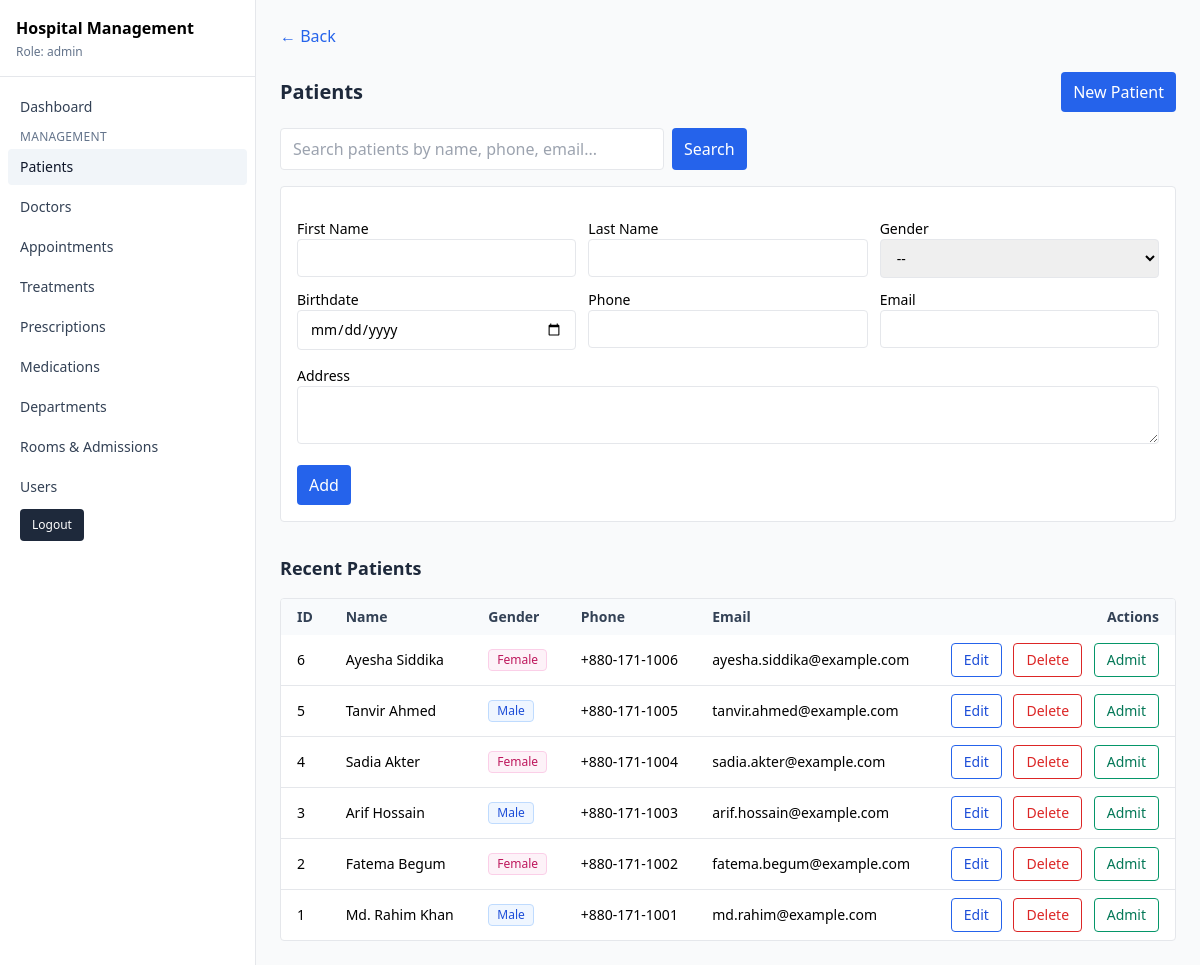
The app's page /dashboard/manage-patients.php (signed in) with its own data.
### tables this page shows
CREATE TABLE IF NOT EXISTS patients (
  id INT AUTO_INCREMENT PRIMARY KEY,
  first_name VARCHAR(100) NOT NULL,
  last_name VARCHAR(100) NOT NULL,
  gender ENUM('male','female','other') NULL,
  birthdate DATE NULL,
  phone VARCHAR(30) NULL,
  email VARCHAR(190) NULL,
  address VARCHAR(255) NULL
);

### config.php (called while the page is built, shortened)
<?php
function current_user()
{
	return $_SESSION['user'] ?? null;
}
function has_role(string $role): bool
{
	$user = current_user();
	return $user && (($user['role'] ?? null) === $role);
}
function get_pagination_params(int $defaultPerPage = 10): array
{
	$page = max(1, (int)($_GET['page'] ?? 1));
	$per = (int)($_GET['per'] ?? $defaultPerPage);
	$offset = ($page - 1) * $per;
	$q = trim((string)($_GET['q'] ?? ''));
	return ['page' => $page, 'per' => $per, 'offset' => $offset, 'limit' => $per, 'q' => $q];
}

### database.php (called while the page is built, shortened)
<?php
require_once __DIR__ . '/config.php';
function db(): PDO
{
	$dsn = 'mysql:host=' . DB_HOST . ';dbname=' . DB_NAME . ';charset=utf8mb4';
	$options = [
		PDO::ATTR_ERRMODE => PDO::ERRMODE_EXCEPTION,
		PDO::ATTR_DEFAULT_FETCH_MODE => PDO::FETCH_ASSOC,
		PDO::ATTR_EMULATE_PREPARES => false,
	];
	$pdo = new PDO($dsn, DB_USER, DB_PASS, $options);
	return $pdo;
}
function patients_list(string $q, int $limit, int $offset): array
{
	$pdo = db();
	$where = '';
	$params = [];
	$limit = (int)$limit;
	$offset = (int)$offset;
	$list = $pdo->prepare('SELECT * FROM patients WHERE 1=1' . $where . ' ORDER BY id DESC LIMIT ' . $limit . ' OFFSET ' . $offset);
	$list->execute($params);
	$rows = $list->fetchAll();
	$cnt = $pdo->prepare('SELECT COUNT(*) FROM patients WHERE 1=1' . ($q !== '' ? ' AND (first_name LIKE ? OR last_name LIKE ? OR phone LIKE ? OR email LIKE ?)' : ''));
	if ($q !== '') {
		$cnt->execute([$like, $like, $like, $like]);
	} else {
		$cnt->execute();
	}
	$total = (int)$cnt->fetchColumn();
	return ['rows' => $rows, 'total' => $total];
}

### dashboard/manage-patients.php (the view, shortened to what this page needs)
<?php
require_once __DIR__ . '/../database.php';
$isDoctor = has_role(ROLE_DOCTOR);
$editId = isset($_GET['edit']) ? (int)$_GET['edit'] : 0;
$editRow = $editId ? patients_get($editId) : null;
$p = get_pagination_params(10);
$data = patients_list($p['q'], $p['limit'], $p['offset']);
$rows = $data['rows'];
?>
<!doctype html>
<html>
<head>
  <script src="https://cdn.tailwindcss.com"></script>
</head>
<body class="bg-gray-50">
  <?php include __DIR__ . '/sidebar.php'; ?>
  <main class="md:ml-64 max-w-6xl mx-auto p-6">
    <div class="mb-6"><a class="text-blue-600 hover:underline" href="index.php">← Back</a></div>
    <div class="flex items-center justify-between mb-4">
      <h2 class="text-xl font-semibold text-slate-800">
        <?= $isDoctor ? 'Patients' : (($editRow) ? 'Edit Patient' : 'Patients') ?>
      </h2>
      <?php if (!$isDoctor && !$editRow): ?>
        <a href="#patient-form" class="inline-flex items-center rounded bg-blue-600 px-3 py-2 text-white hover:bg-blue-700">New Patient</a>
      <?php endif; ?>
    </div>
    <form method="get" class="mb-4 flex gap-2">
      <input class="border rounded px-3 py-2 w-full max-w-sm" name="q" placeholder="Search patients by name, phone, email..." value="<?= htmlspecialchars($p['q']) ?>" />
      <button type="submit" class="inline-flex items-center rounded bg-blue-600 text-white px-3 py-2 hover:bg-blue-700">Search</button>
    </form>
    <?php if (!$isDoctor): ?>
      <form id="patient-form" method="post" class="bg-white border rounded p-4 space-y-4">
        <div class="grid sm:grid-cols-2 lg:grid-cols-3 gap-3">
          <label class="block text-sm">First Name<input class="w-full border rounded px-3 py-2" name="first_name" value="<?= htmlspecialchars($editRow['first_name'] ?? '') ?>" required /></label>
          <label class="block text-sm">Last Name<input class="w-full border rounded px-3 py-2" name="last_name" value="<?= htmlspecialchars($editRow['last_name'] ?? '') ?>" required /></label>
          <label class="block text-sm">Gender
            <select class="w-full border rounded px-3 py-2" name="gender">
              <option value="">--</option>
            </select>
          </label>
          <label class="block text-sm">Birthdate<input class="w-full border rounded px-3 py-2" name="birthdate" type="date" value="<?= htmlspecialchars($editRow['birthdate'] ?? '') ?>" /></label>
          <label class="block text-sm">Phone<input class="w-full border rounded px-3 py-2" name="phone" value="<?= htmlspecialchars($editRow['phone'] ?? '') ?>" /></label>
          <label class="block text-sm">Email<input class="w-full border rounded px-3 py-2" name="email" type="email" value="<?= htmlspecialchars($editRow['email'] ?? '') ?>" /></label>
        </div>
        <label class="block text-sm">Address<textarea class="w-full border rounded px-3 py-2" name="address"><?= htmlspecialchars($editRow['address'] ?? '') ?></textarea></label>
        <div class="flex items-center gap-2">
          <button class="rounded bg-blue-600 text-white px-3 py-2"><?= $editRow ? 'Update' : 'Add' ?></button>
        </div>
      </form>
    <?php endif; ?>
    <h2 class="text-lg font-semibold text-slate-800 mt-8">Recent Patients</h2>
    <div class="overflow-x-auto rounded border bg-white mt-4">
      <table class="min-w-full text-sm">
        <thead class="bg-slate-50 text-slate-700">
          <tr>
            <th class="text-left px-4 py-2">ID</th>
            <th class="text-left px-4 py-2">Name</th>
            <th class="text-left px-4 py-2">Gender</th>
            <th class="text-left px-4 py-2">Phone</th>
            <th class="text-left px-4 py-2">Email</th>
            <?php if (!$isDoctor): ?><th class="px-4 py-2 text-right">Actions</th><?php endif; ?>
          </tr>
        </thead>
        <tbody class="divide-y">
          <?php foreach ($rows as $r): ?>
            <tr class="">
              <td class="px-4 py-2"><?= (int)$r['id'] ?></td>
              <td class="px-4 py-2"><?= htmlspecialchars($r['first_name'] . ' ' . $r['last_name']) ?></td>
              <td class="px-4 py-2">
                <?php $g = strtolower($r['gender'] ?? '');
                $gbg = $g === 'male' ? 'bg-blue-50 text-blue-700 border-blue-200' : ($g === 'female' ? 'bg-pink-50 text-pink-700 border-pink-200' : 'bg-slate-50 text-slate-700 border-slate-200');
                ?>
                <span class="inline-flex items-center px-2 py-0.5 rounded border text-xs <?= $gbg ?>"><?= $g ? ucfirst($g) : '-' ?></span>
              </td>
              <td class="px-4 py-2"><?= htmlspecialchars($r['phone'] ?? '') ?></td>
              <td class="px-4 py-2"><?= htmlspecialchars($r['email'] ?? '') ?></td>
              <?php if (!$isDoctor): ?>
                <td class="px-4 py-2 text-right space-x-2">
                  <a class="inline-flex items-center px-3 py-1.5 rounded border border-blue-600 text-blue-700 hover:bg-blue-50" href="?edit=<?= (int)$r['id'] ?>">Edit</a>
                  <a class="inline-flex items-center px-3 py-1.5 rounded border border-red-600 text-red-600 hover:bg-red-50" href="?delete=<?= (int)$r['id'] ?>" onclick="return confirm('Delete this patient?')">Delete</a>
                  <a class="inline-flex items-center px-3 py-1.5 rounded border border-emerald-600 text-emerald-700 hover:bg-emerald-50" href="manage-rooms.php?patient_id=<?= (int)$r['id'] ?>">Admit</a>
                </td>
              <?php endif; ?>
            </tr>
          <?php endforeach; ?>
        </tbody>
      </table>
    </div>
  </main>
</body>
</html>

### records on screen
patients: id "6", first_name+last_name "Ayesha Siddika", gender "Female", phone "+880-171-1006", email "ayesha.siddika@example.com"
patients: id "5", first_name+last_name "Tanvir Ahmed", gender "Male", phone "+880-171-1005", email "tanvir.ahmed@example.com"
patients: id "4", first_name+last_name "Sadia Akter", gender "Female", phone "+880-171-1004", email "sadia.akter@example.com"
patients: id "3", first_name+last_name "Arif Hossain", gender "Male", phone "+880-171-1003", email "arif.hossain@example.com"
patients: id "2", first_name+last_name "Fatema Begum", gender "Female", phone "+880-171-1002", email "fatema.begum@example.com"
patients: id "1", first_name+last_name "Md. Rahim Khan", gender "Male", phone "+880-171-1001", email "md.rahim@example.com"

### other values on screen
$role "admin"
